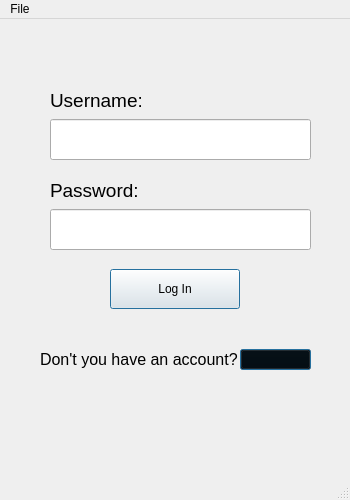
<?xml version="1.0" encoding="UTF-8"?>
<ui version="4.0">
 <class>LogIn</class>
 <widget class="QMainWindow" name="LogIn">
  <property name="geometry">
   <rect>
    <x>0</x>
    <y>0</y>
    <width>350</width>
    <height>500</height>
   </rect>
  </property>
  <property name="windowTitle">
   <string>LogIn</string>
  </property>
  <widget class="QWidget" name="centralWidget">
   <widget class="QPushButton" name="pushButton">
    <property name="geometry">
     <rect>
      <x>110</x>
      <y>250</y>
      <width>130</width>
      <height>40</height>
     </rect>
    </property>
    <property name="cursor">
     <cursorShape>PointingHandCursor</cursorShape>
    </property>
    <property name="styleSheet">
     <string notr="true">font: 12pt &quot;MS Shell Dlg 2&quot;;</string>
    </property>
    <property name="text">
     <string>Log In</string>
    </property>
    <property name="icon">
     <iconset>
      <normaloff>chat.png</normaloff>chat.png</iconset>
    </property>
    <property name="iconSize">
     <size>
      <width>16</width>
      <height>16</height>
     </size>
    </property>
    <property name="autoDefault">
     <bool>true</bool>
    </property>
    <property name="default">
     <bool>true</bool>
    </property>
    <property name="flat">
     <bool>false</bool>
    </property>
   </widget>
   <widget class="QLabel" name="label">
    <property name="geometry">
     <rect>
      <x>50</x>
      <y>70</y>
      <width>91</width>
      <height>23</height>
     </rect>
    </property>
    <property name="sizePolicy">
     <sizepolicy hsizetype="Fixed" vsizetype="Fixed">
      <horstretch>0</horstretch>
      <verstretch>0</verstretch>
     </sizepolicy>
    </property>
    <property name="text">
     <string>&lt;html&gt;&lt;head/&gt;&lt;body&gt;&lt;p&gt;&lt;span style=&quot; font-size:14pt;&quot;&gt;Username:&lt;/span&gt;&lt;/p&gt;&lt;/body&gt;&lt;/html&gt;</string>
    </property>
    <property name="textFormat">
     <enum>Qt::AutoText</enum>
    </property>
   </widget>
   <widget class="QLabel" name="label_2">
    <property name="geometry">
     <rect>
      <x>50</x>
      <y>160</y>
      <width>91</width>
      <height>21</height>
     </rect>
    </property>
    <property name="text">
     <string>&lt;html&gt;&lt;head/&gt;&lt;body&gt;&lt;p&gt;&lt;span style=&quot; font-size:14pt;&quot;&gt;Password:&lt;/span&gt;&lt;/p&gt;&lt;/body&gt;&lt;/html&gt;</string>
    </property>
   </widget>
   <widget class="QLabel" name="label_3">
    <property name="geometry">
     <rect>
      <x>40</x>
      <y>320</y>
      <width>211</width>
      <height>41</height>
     </rect>
    </property>
    <property name="text">
     <string>&lt;html&gt;&lt;head/&gt;&lt;body&gt;&lt;p&gt;&lt;span style=&quot; font-size:12pt;&quot;&gt;Don't you have an account?&lt;/span&gt;&lt;/p&gt;&lt;/body&gt;&lt;/html&gt;</string>
    </property>
   </widget>
   <widget class="QLabel" name="label_4">
    <property name="geometry">
     <rect>
      <x>240</x>
      <y>330</y>
      <width>71</width>
      <height>21</height>
     </rect>
    </property>
    <property name="cursor">
     <cursorShape>PointingHandCursor</cursorShape>
    </property>
    <property name="text">
     <string>&lt;html&gt;&lt;head/&gt;&lt;body&gt;&lt;p align=&quot;center&quot;&gt;&lt;span style=&quot; font-size:12pt; text-decoration: underline; color:#0000ff;&quot;&gt;Sing Up&lt;/span&gt;&lt;/p&gt;&lt;/body&gt;&lt;/html&gt;</string>
    </property>
   </widget>
   <widget class="QPushButton" name="pushButton_2">
    <property name="geometry">
     <rect>
      <x>240</x>
      <y>330</y>
      <width>71</width>
      <height>21</height>
     </rect>
    </property>
    <property name="font">
     <font>
      <kerning>true</kerning>
     </font>
    </property>
    <property name="cursor">
     <cursorShape>PointingHandCursor</cursorShape>
    </property>
    <property name="focusPolicy">
     <enum>Qt::StrongFocus</enum>
    </property>
    <property name="styleSheet">
     <string notr="true">background-color: transparent;</string>
    </property>
    <property name="text">
     <string/>
    </property>
    <property name="autoDefault">
     <bool>false</bool>
    </property>
    <property name="default">
     <bool>true</bool>
    </property>
   </widget>
   <widget class="QLineEdit" name="lineEdit">
    <property name="geometry">
     <rect>
      <x>50</x>
      <y>100</y>
      <width>261</width>
      <height>41</height>
     </rect>
    </property>
    <property name="styleSheet">
     <string notr="true">font: 14pt &quot;Times New Roman&quot;;</string>
    </property>
   </widget>
   <widget class="QLineEdit" name="lineEdit_2">
    <property name="geometry">
     <rect>
      <x>50</x>
      <y>190</y>
      <width>261</width>
      <height>41</height>
     </rect>
    </property>
    <property name="styleSheet">
     <string notr="true">font: 14pt &quot;Times New Roman&quot;;</string>
    </property>
    <property name="echoMode">
     <enum>QLineEdit::Password</enum>
    </property>
   </widget>
   <zorder>label_4</zorder>
   <zorder>pushButton_2</zorder>
   <zorder>pushButton</zorder>
   <zorder>label</zorder>
   <zorder>label_2</zorder>
   <zorder>label_3</zorder>
   <zorder>lineEdit</zorder>
   <zorder>lineEdit_2</zorder>
  </widget>
  <widget class="QStatusBar" name="statusBar"/>
  <widget class="QMenuBar" name="menuBar">
   <property name="geometry">
    <rect>
     <x>0</x>
     <y>0</y>
     <width>350</width>
     <height>21</height>
    </rect>
   </property>
   <widget class="QMenu" name="menuFile">
    <property name="title">
     <string>File</string>
    </property>
    <addaction name="actionSing_Up"/>
    <addaction name="separator"/>
    <addaction name="actionExit"/>
   </widget>
   <addaction name="menuFile"/>
  </widget>
  <action name="actionSing_Up">
   <property name="text">
    <string>Sing Up</string>
   </property>
  </action>
  <action name="actionExit">
   <property name="text">
    <string>Exit</string>
   </property>
  </action>
  <action name="actionUndo">
   <property name="text">
    <string>Undo</string>
   </property>
  </action>
  <action name="actionRedo">
   <property name="text">
    <string>Redo</string>
   </property>
  </action>
  <action name="actionCut">
   <property name="text">
    <string>Cut</string>
   </property>
  </action>
  <action name="actionCopy">
   <property name="text">
    <string>Copy</string>
   </property>
  </action>
  <action name="actionSelect_All">
   <property name="text">
    <string>Select All</string>
   </property>
  </action>
  <action name="actionPaste">
   <property name="text">
    <string>Paste</string>
   </property>
  </action>
 </widget>
 <layoutdefault spacing="6" margin="11"/>
 <tabstops>
  <tabstop>lineEdit</tabstop>
  <tabstop>lineEdit_2</tabstop>
  <tabstop>pushButton</tabstop>
  <tabstop>pushButton_2</tabstop>
 </tabstops>
 <resources/>
 <connections/>
</ui>
